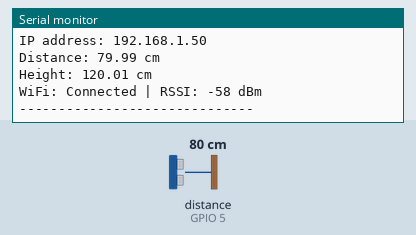
This sketch was run on a simulated ESP32-C3. Shown: the last lines printed to the serial monitor. Wiring (inferred from the names in the program): ultrasonic range finder: trigger GPIO 2; echo GPIO 5. The test bench sets the inputs (shaded band); at power-on: distance to the obstacle (sensor on GPIO 5) 80 cm. The echo pulse lasts 58.3 µs per cm; WiFi joins after 1.5 s; servers stay silent unless stated.

Above: at 4.7 s.
4.8 s: distance to the obstacle (sensor on GPIO 5) set to 2 cm
At 7.0 s:
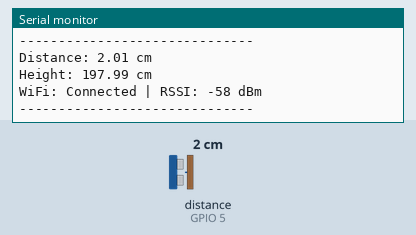
7.5 s: distance to the obstacle (sensor on GPIO 5) set to 4 cm
At 8.7 s:
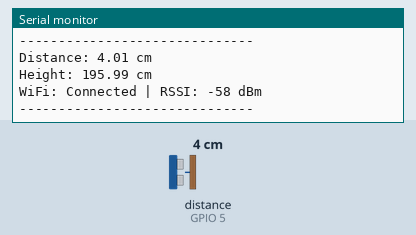
Timing chart, 0 to 10.5 s (numbered marks = the images above; inputs shaded):
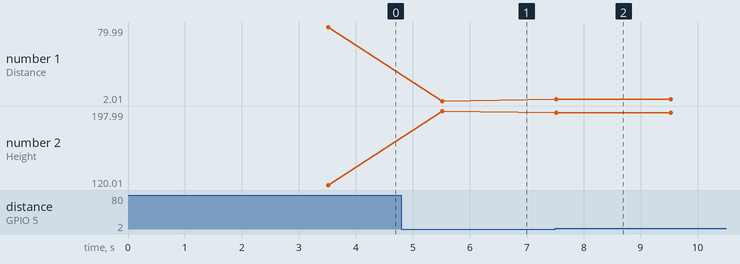

The sketch:

COMBINED_MAIN.ino
```cpp
#include <WiFi.h>

// =============================
// WiFi
// =============================
const char* ssid = "HUAWEI-3j74";
const char* password = "dxp2jzb9";

// =============================
// Ultrasonic Sensor
// =============================
#define TRIG_PIN 2
#define ECHO_PIN 5

void setup() {
  Serial.begin(115200);
  delay(2000);

  // =============================
  // Ultrasonic setup
  // =============================
  pinMode(TRIG_PIN, OUTPUT);
  pinMode(ECHO_PIN, INPUT);

  digitalWrite(TRIG_PIN, LOW);

  // =============================
  // WiFi setup
  // =============================
  Serial.println();
  Serial.println("==============================");
  Serial.println("ESP32-C3 WiFi + HEIGHT SENSOR");
  Serial.println("==============================");

  Serial.println("Setting WiFi mode...");
  WiFi.mode(WIFI_STA);

  Serial.println("Starting WiFi connection...");
  WiFi.begin(ssid, password);

  int attempts = 0;

  while (WiFi.status() != WL_CONNECTED && attempts < 30) {
    delay(500);
    Serial.print(".");
    attempts++;
  }

  Serial.println();

  if (WiFi.status() == WL_CONNECTED) {
    Serial.println("WiFi CONNECTED!");
    Serial.print("IP address: ");
    Serial.println(WiFi.localIP());
  }
  else {
    Serial.println("WiFi CONNECTION FAILED!");
  }
}

float getDistanceCM() {
  // Send trigger pulse
  digitalWrite(TRIG_PIN, LOW);
  delayMicroseconds(2);

  digitalWrite(TRIG_PIN, HIGH);
  delayMicroseconds(10);
  digitalWrite(TRIG_PIN, LOW);

  // Measure echo
  long duration = pulseIn(ECHO_PIN, HIGH, 30000);

  // No echo
  if (duration == 0) {
    return -1;
  }

  // Convert time to distance
  float distance = duration * 0.0343 / 2;

  return distance;
}

void loop() {

  // =============================
  // HEIGHT MEASUREMENT
  // =============================

  float distance = getDistanceCM();

  if (distance > 0) {

    // Change this to your sensor's mounting height
    float sensorHeight = 200.0;

    float height = sensorHeight - distance;

    Serial.print("Distance: ");
    Serial.print(distance);
    Serial.println(" cm");

    Serial.print("Height: ");
    Serial.print(height);
    Serial.println(" cm");

  }
  else {
    Serial.println("No ultrasonic reading");
  }

  // =============================
  // WiFi status
  // =============================

  if (WiFi.status() == WL_CONNECTED) {

    Serial.print("WiFi: Connected | RSSI: ");
    Serial.print(WiFi.RSSI());
    Serial.println(" dBm");

  }
  else {

    Serial.println("WiFi disconnected. Reconnecting...");

    WiFi.disconnect();
    WiFi.begin(ssid, password);
  }

  Serial.println("------------------------------");

  delay(2000);
}
```

Measured:
- after the input at 4.8 s, the serial monitor: prints a new line after 0.72 s (image 1)
- after the input at 7.5 s, the serial monitor: prints a new line at once (image 2)
- plotted number 1: 79.99 → 2.01 after the input at 4.8 s, 2.01 → 4.01 after the input at 7.5 s
- plotted number 2: 120.01 → 197.99 after the input at 4.8 s, 197.99 → 195.99 after the input at 7.5 s
